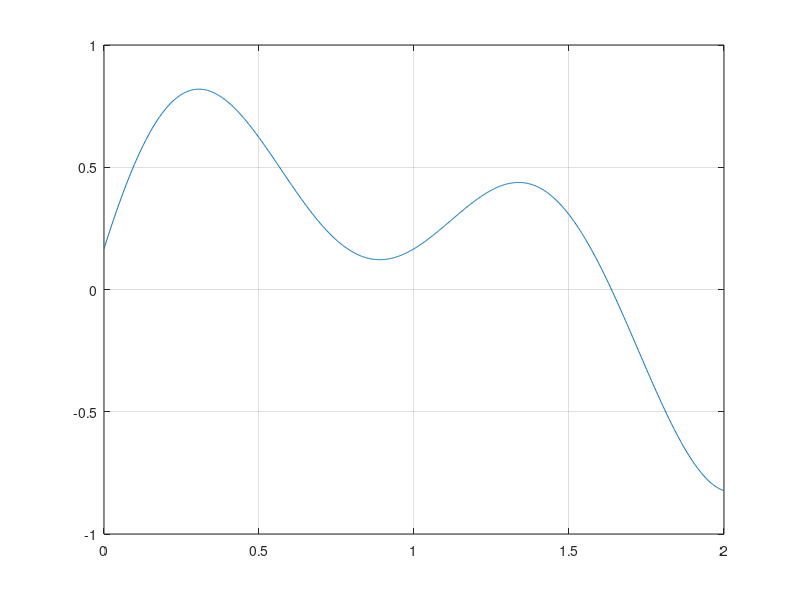

MATLAB code for this plot:
fun = @(x) (1-x) .* sin(4*x) + 1/6;
a = 0; b = 2;
xv = linspace(a,b,1001); % xv=[a:(b-a)/1000:b]
plot( xv, fun(xv) ); grid on